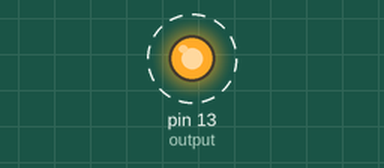
Recording of a sketch running on a simulated Arduino Uno, built with avr-gcc and run on an emulated ATmega328P. On the bench: output pins drawn as LEDs (lit = HIGH). Dashed ring = blinking.

Above: at 0.2 s.
Timing chart, 0 to 3.0 s (numbered marks = the images above):
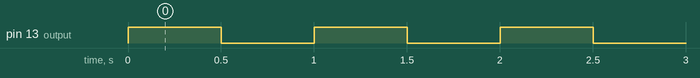

Measured:
- by itself, pin 13 (output): alternates HIGH for 0.50 s and LOW for 0.50 s

The sketch:

Lab3_3_4.ino
```cpp
#define output 13

void setup()
{
  pinMode(output, OUTPUT);
  noInterrupts();
  TCCR1A = 0;
  TCCR1B = 0;
  TCNT1  = 0;

  OCR1A = 31250;
  TCCR1B |= (1 << WGM12);
  TCCR1B |= (1 << CS12);
  TIMSK1 |= (1 << OCIE1A);
  interrupts();
}

ISR(TIMER1_COMPA_vect)
{
  digitalWrite(output, digitalRead(output) ^ 1);
  }

void loop()
{

}
```
